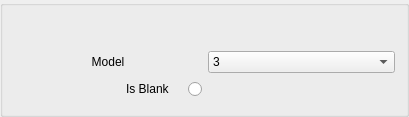
          <widget class="GroupBox" name="gpb_model">
           <property name="minimumSize">
            <size>
             <width>409</width>
             <height>0</height>
            </size>
           </property>
           <property name="title">
            <string/>
           </property>
           <layout class="QGridLayout" name="gridLayout_81">
            <property name="topMargin">
             <number>45</number>
            </property>
            <property name="bottomMargin">
             <number>15</number>
            </property>
            <item row="1" column="0">
             <widget class="QLabel" name="type_6">
              <property name="minimumSize">
               <size>
                <width>150</width>
                <height>0</height>
               </size>
              </property>
              <property name="text">
               <string>Model</string>
              </property>
              <property name="alignment">
               <set>Qt::AlignCenter</set>
              </property>
             </widget>
            </item>
            <item row="2" column="0">
             <widget class="QRadioButton" name="rbt_isBlank">
              <property name="layoutDirection">
               <enum>Qt::RightToLeft</enum>
              </property>
              <property name="text">
               <string>Is Blank    </string>
              </property>
             </widget>
            </item>
            <item row="1" column="1">
             <widget class="QComboBox" name="cbx_model">
              <property name="minimumSize">
               <size>
                <width>150</width>
                <height>0</height>
               </size>
              </property>
              <item>
               <property name="text">
                <string>3</string>
               </property>
              </item>
              <item>
               <property name="text">
                <string>2</string>
               </property>
              </item>
              <item>
               <property name="text">
                <string>1</string>
               </property>
              </item>
              <item>
               <property name="text">
                <string/>
               </property>
              </item>
             </widget>
            </item>
           </layout>
          </widget>
